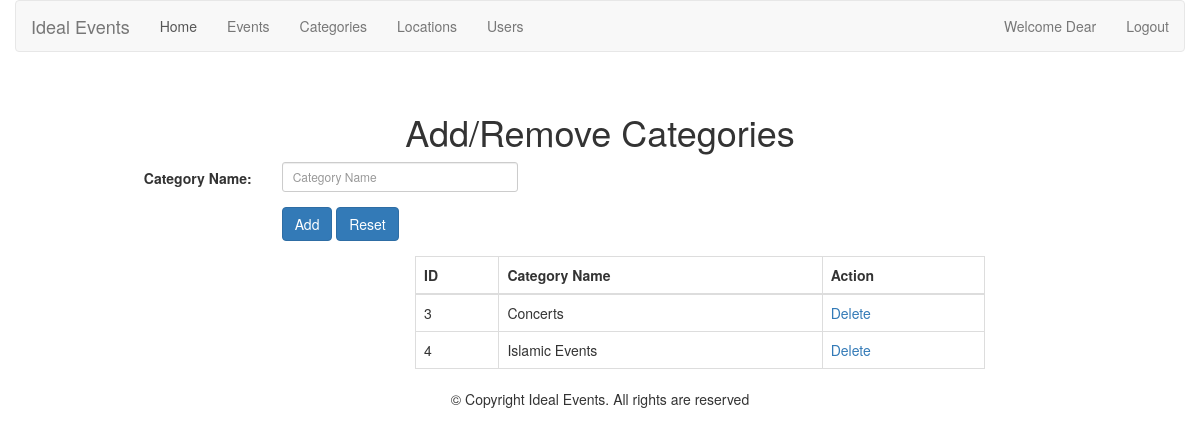
/admin/category.php (signed in), run on the app's committed database.
### tables this page shows
CREATE TABLE IF NOT EXISTS `category` (
  `cat_id` int(11) NOT NULL AUTO_INCREMENT,
  `cat_name` varchar(255) NOT NULL,
  PRIMARY KEY (`cat_id`)
);

### admin/category.php (the view, shortened to what this page needs)
<?php
require "header.php";
?>
<br />
				<div class="row">
					<div class="site-header"><h1 class="text-center">Add/Remove Categories</div>
					<div class="col-lg-8">
						<form action="?add=1" method="post" class="form-horizontal" role="form">
								<div class="form-group form-group-sm">
										<label for="category" class="col-sm-4 control-label">Category Name:</label>
												<div class="col-sm-4">
										<input type="text" class="form-control" name="category" placeholder="Category Name">
												</div>
								</div>
								<div class="form-group">
											<div class="col-sm-offset-4 col-sm-4">
												<input type="submit" class="btn btn-primary" value="Add" />
												<input type="reset" class="btn btn-primary" value="Reset" />
											</div>
										</div>
							</form>
					</div>
				</div>
				<?php
				$conn=new mysqli("localhost","root","","events");
				$result=$conn->query("SELECT * FROM category");
				?>
				<div class="row">
					<div class="col-md-6 col-md-offset-4">
					<table class="table table-bordered">
					<?php
					if ($result->num_rows>0)
					{
					echo "<thead>";
					echo "<tr><th>ID</th><th>Category Name</th><th>Action</th></tr>";
					echo "</thead>";
					echo "<tbody>";
						while ($row=$result->fetch_assoc())
						{
						echo "<tr><td>".$row["cat_id"]."</td>";
						echo "<td>".$row["cat_name"]."</td>";
						echo "<td><a href=?delete=".$row['cat_id'].">Delete</a></td></tr>";
						}
					}
					else
					{
						echo "<thead>";
						echo "<tr><th>No records found</th></tr>";
						echo "</thead>";
						echo "<tbody>";
					}
					?>
					</tbody>
					</table>
					</div>
				</div>
			<?php require "footer.php"; ?>

### data on the page
category: cat_id "3", cat_name "Concerts"
category: cat_id "4", cat_name "Islamic Events"
